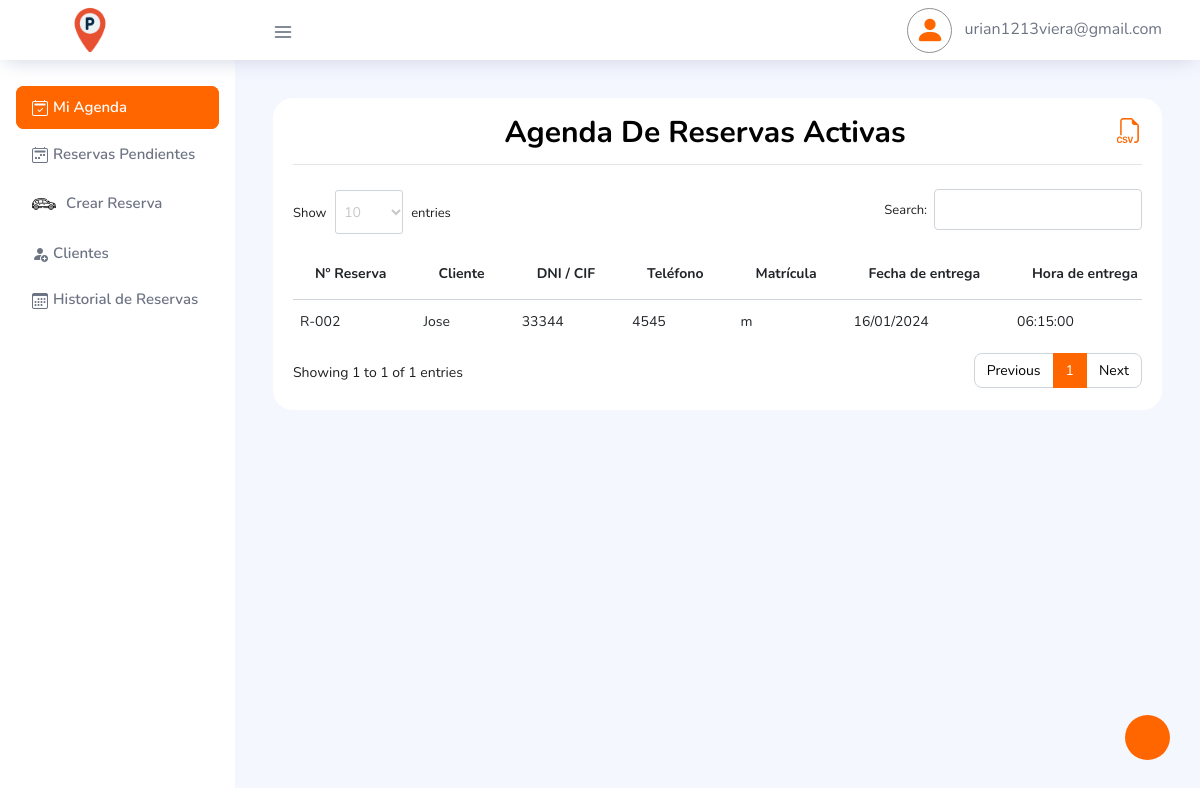
/dashboard/Agenda.php (signed in), run on an earlier commit of the app's database.
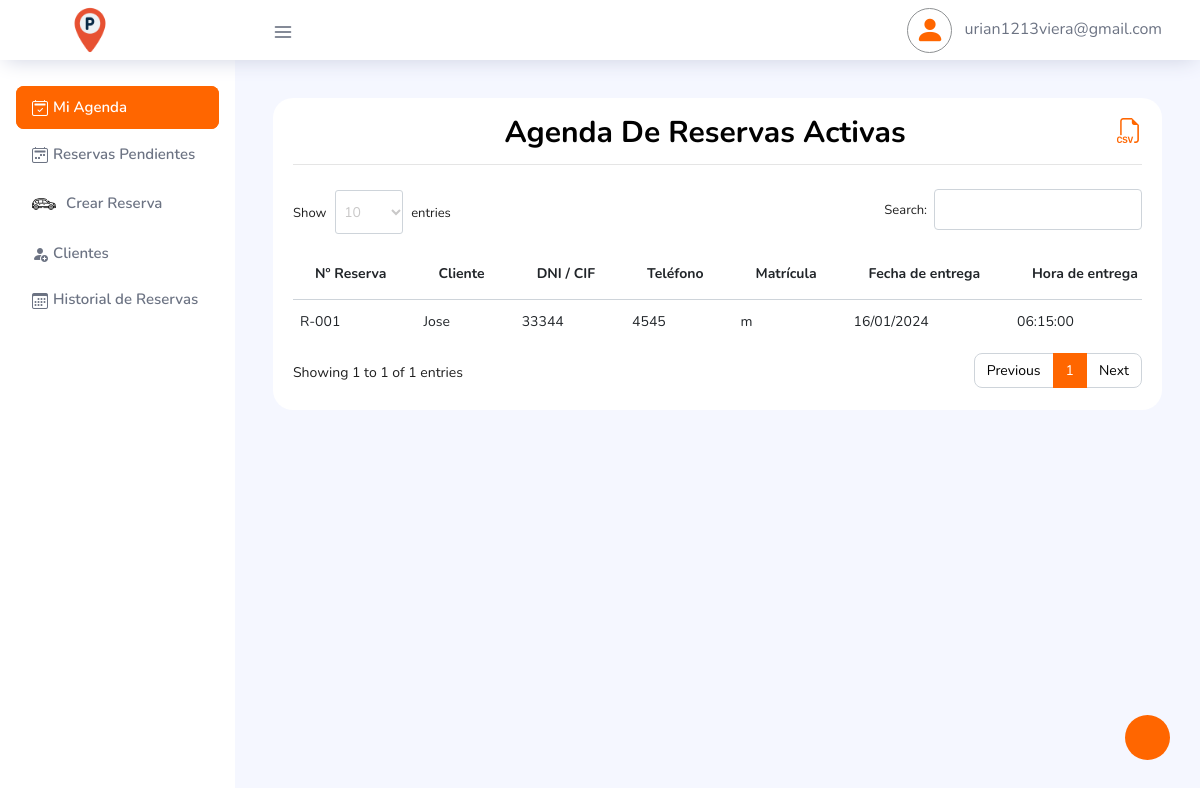
And on a later commit of the database.
### tables this page shows
CREATE TABLE `tbl_reservas` (
  `id` int(11) NOT NULL AUTO_INCREMENT,
  `id_cliente` int(11) DEFAULT NULL,
  `fecha_entrega` date NOT NULL,
  `hora_entrega` time NOT NULL,
  `fecha_recogida` varchar(50) DEFAULT NULL,
  `hora_recogida` varchar(50) DEFAULT NULL,
  `tipo_plaza` varchar(100) DEFAULT '',
  `terminal_entrega` varchar(100) DEFAULT '',
  `terminal_recogida` varchar(100) DEFAULT '',
  `matricula` varchar(50) DEFAULT '',
  `color` varchar(60) DEFAULT NULL,
  `marca_modelo` varchar(250) DEFAULT '',
  `numero_vuelo_de_vuelta` varchar(50) DEFAULT NULL,
  `servicio_adicional` varchar(10) DEFAULT NULL,
  `total_dias_reserva` int(11) DEFAULT NULL,
  `total_pago_reserva` decimal(8,2) DEFAULT NULL,
  `descuento` bigint(11) DEFAULT 0,
  `formato_pago` varchar(250) DEFAULT NULL,
  `observacion_cliente` mediumtext DEFAULT NULL,
  `fecha_pago_factura` date DEFAULT NULL,
  `servicios_extras` mediumtext DEFAULT NULL,
  `total_gasto_extras` decimal(8,2) DEFAULT NULL,
  `estado_reserva` int(11) DEFAULT 0,
  `date_registro` timestamp NULL DEFAULT current_timestamp() ON UPDATE current_timestamp(),
  PRIMARY KEY (`id`)
);

CREATE TABLE `tbl_clientes` (
  `IdUser` int(10) NOT NULL AUTO_INCREMENT,
  `emailUser` varchar(50) DEFAULT NULL,
  `passwordUser` varchar(250) DEFAULT NULL,
  `nombre_completo` varchar(250) DEFAULT NULL,
  `din` char(50) DEFAULT NULL,
  `direccion_completa` mediumtext DEFAULT NULL,
  `tlf` varchar(20) DEFAULT NULL,
  `conocido_por` varchar(60) DEFAULT NULL,
  `observaciones` mediumtext DEFAULT NULL,
  `terminos` int(11) DEFAULT 1,
  `rol` int(11) DEFAULT 0,
  `sesionDesde` varchar(30) DEFAULT NULL,
  `sesionHasta` varchar(30) DEFAULT NULL,
  `createUser` varchar(30) DEFAULT NULL,
  PRIMARY KEY (`IdUser`)
);

### dashboard/funciones.php (called while the page is built, shortened)
<?php
   function getAllReservasPorEstadoReserva($con, $status_reserva)
   {
       $sqlReservasAdmin = ("SELECT c.*, r.* FROM tbl_clientes AS c
                   INNER JOIN tbl_reservas AS r ON c.idUser = r.id_cliente
                   WHERE r.estado_reserva = '{$status_reserva}'
                   ORDER BY r.date_registro DESC");
       $queryReserva = mysqli_query($con, $sqlReservasAdmin);
       return $queryReserva;
   }
   ?>

### dashboard/Agenda.php (the view, shortened to what the changed rows need)
<?php
if (isset($_SESSION['emailUser']) != "" && $_SESSION['rol'] == 1) {
?>
    <!DOCTYPE html>
    <html lang="es">
    <body>
        <div class="container-scroller">
            <div class="container-fluid page-body-wrapper">
                <?php
                include 'funciones.php';
                $mis_reservas = getAllReservasPorEstadoReserva($con, 1);
                ?>
                <div class="main-panel">
                    <div class="content-wrapper">
                        <div class="row justify-content-md-center">
                            <div class="col-lg-12 grid-margin stretch-card">
                                <div class="card">
                                    <div class="card-body">
                                        <h2 class="card-title text-center mb-4" style="font-size: 30px;">
                                            Agenda de Reservas Activas
                                            <a title="Lista de Todas las Reservas activas" href="../acciones/exportDataReservas.php?expo=1" download="Data_clientes.xls" style="float: right;font-size: 25px;">
                                                <i class="bi bi-filetype-csv"></i>
                                            </a>
                                            <hr>
                                        </h2>
                                        <div class="table-responsive">
                                            <table id="TablaAgenda" class="table table-hover">
                                                <thead>
                                                    <tr>
                                                        <th>Nº Reserva</th>
                                                        <th>Cliente</th>
                                                        <th>DNI / CIF</th>
                                                        <th>Teléfono</th>
                                                        <th>Matrícula</th>
                                                        <th>Fecha de entrega</th>
                                                        <th>Hora de entrega</th>
                                                    </tr>
                                                </thead>
                                                <tbody>
                                                    <?php
                                                    while ($reserva = mysqli_fetch_array($mis_reservas)) {
                                                        $reserva_id = $reserva["id"]; ?>
                                                        <tr id="<?php echo $reserva_id; ?>" class="reserva_<?php echo $reserva_id; ?>">
                                                            <td class="custom_td">
                                                                <?php
                                                                if ($reserva_id < 10) {
                                                                    echo 'R-00' . $reserva_id;
                                                                } elseif ($reserva_id < 100) {
                                                                    echo 'R-0' . $reserva_id;
                                                                } else {
                                                                    echo 'R-' . $reserva_id;
                                                                } ?>
                                                            </td>
                                                            <td class="custom_td"><?php echo $reserva["nombre_completo"]; ?></td>
                                                            <td class="custom_td"><?php echo $reserva["din"]; ?></td>
                                                            <td class="custom_td"><?php echo $reserva["tlf"]; ?></td>
                                                            <td class="custom_td"><?php echo $reserva["matricula"]; ?></td>
                                                            <td class="custom_td"><?php echo date("d/m/Y", strtotime($reserva["fecha_entrega"])); ?></td>
                                                            <td class="custom_td"><?php echo $reserva["hora_entrega"]; ?></td>
                                                        </tr>
                                                    <?php } ?>
                                                </tbody>
                                            </table>
                                        </div>
                                    </div>
                                </div>
                            </div>
                        </div>
                    </div>
                </div>
            </div>
        </div>
    </body>
    </html>
<?php
} else { ?>
    <script type="text/javascript">
        location.href = "../acciones/login/exit.php";
    </script>
<?php }  ?>

What changed in the data, as far as the page shows it:
no longer on this page (row edited): tbl_reservas: id "2", id_cliente.nombre_completo "Jose", id_cliente.din "33344", id_cliente.tlf "4545", matricula "m", fecha_entrega "16/01/2024", hora_entrega "06:15:00"
now on this page (row edited): tbl_reservas: id "1", id_cliente.nombre_completo "Jose", id_cliente.din "33344", id_cliente.tlf "4545", matricula "m", fecha_entrega "16/01/2024", hora_entrega "06:15:00"
